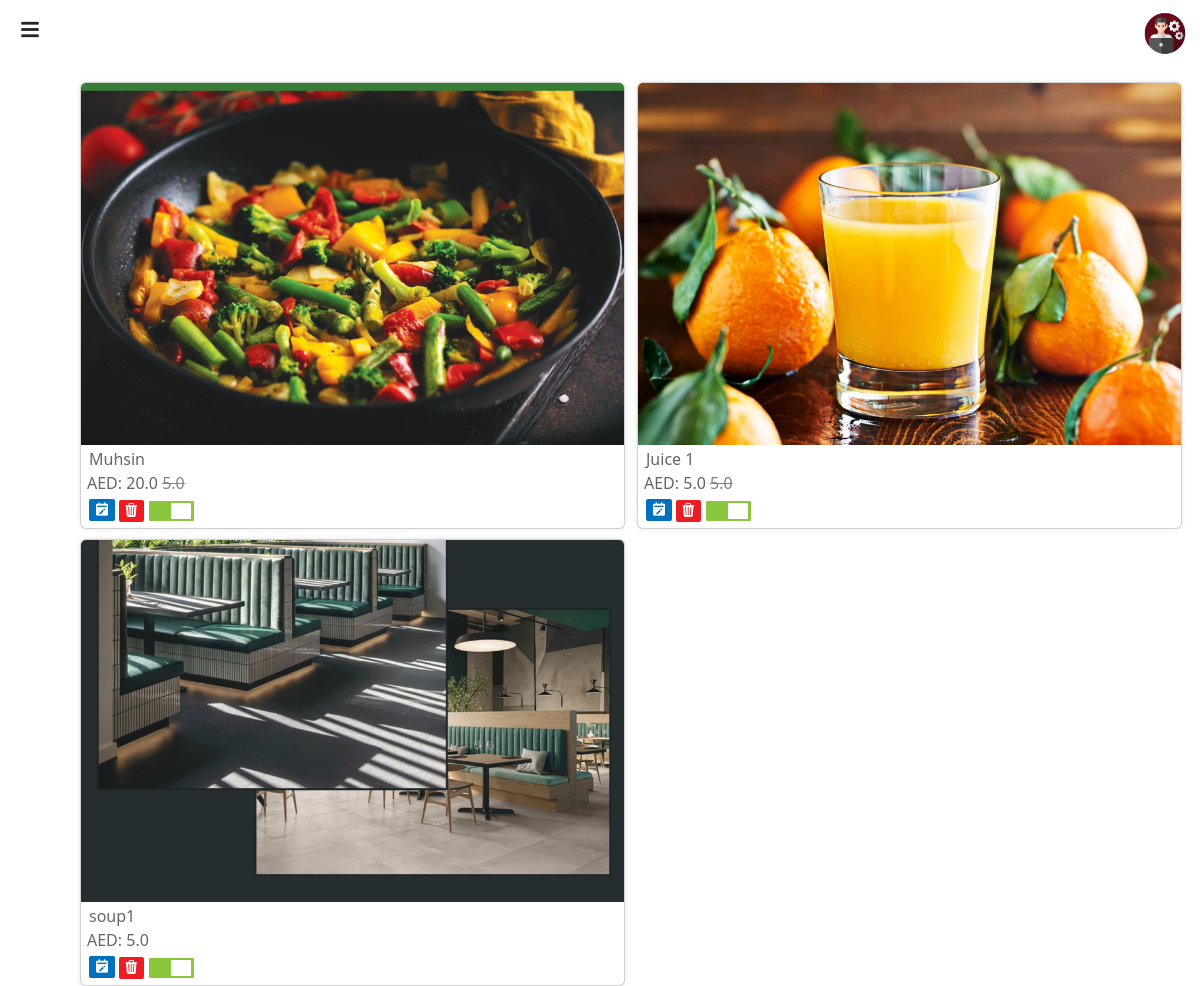
The app's page /product_list/ (signed in) with its own data.
### adminapp/models.py (models this page shows, shortened)
class Product(models.Model):
    name = models.CharField(max_length=100)
    category = models.ManyToManyField(Category)
    image = models.ImageField(upload_to='product_image', null=True)
    description = models.CharField(max_length=100, null=True)
    availability = models.BooleanField(default=False)

class ProductPrice(models.Model):
    product = models.ForeignKey(Product, on_delete=models.CASCADE)
    name = models.CharField(max_length=50)
    actual_price = models.FloatField()
    discount_price = models.FloatField(null=True, blank=True)
    tax = models.DecimalField(max_digits=5, decimal_places=2)

### adminapp/views.py (the view)
# urls.py: path('product_list/', views.product_list, name='product_list'),
@login_required
def product_list(request):
    products = Product.objects.all()
    return render(request, 'product_list.html', {'products': products})

### adminapp/templates/product_list.html (shortened to what this page needs)
<!DOCTYPE html>
{% load static %}
<html lang="en">
<head>
    <link href="https://cdn.jsdelivr.net/npm/bootstrap@5.3.0-alpha3/dist/css/bootstrap.min.css" rel="stylesheet">
    <link rel="stylesheet" href="https://cdn.jsdelivr.net/npm/bootstrap-icons@1.10.5/font/bootstrap-icons.css">
    <link href='https://unpkg.com/boxicons@2.1.4/css/boxicons.min.css' rel='stylesheet'>
	<link rel="stylesheet" href="https://cdnjs.cloudflare.com/ajax/libs/font-awesome/5.15.4/css/all.min.css">
</head>
<body>
    <header>
        <div class="menu-icon" id="menuIcon">
            <i class="fas fa-bars"></i>
        </div>
        <div class="admin-profile">
            <img src="{% static 'images/admin.png' %}" alt="Image" width="50px" style="padding-top: 10px; margin-right: 10px;">
        </div>
    </header>
	<div class="container">
		<div class="row">
			{% for product in products %}
				<div class="col-md-6 col-lg-3 col-xs-6">
					<div class="card">
						<a href="{% url 'product_detail' product.id %}">
							<img src="{{ product.image.url }}" class="card-img-top" alt="">
						</a>
						<div class="card-body" style="padding: 0px;">
							<div class="card-text">
								<a href="{% url 'product_detail' product.id %}" style="color: #666666; font-weight: 500;">{{ product.name }}</a>
							</div>
							<div style="margin-left: 6px; color: #666666;">
								AED:
								{% if product.productprice_set.first.discount_price %}
								  <span>{{ product.productprice_set.first.discount_price }}</span>
								  <span style="color: #82847e; text-decoration: line-through; padding-left: 0px;">{{ product.productprice_set.first.actual_price }}</span>
								{% else %}
								  <span>{{ product.productprice_set.first.actual_price }}</span>
								{% endif %}
							</div>
						</div>
						<div class="card-body" style="padding: 0px;">
							<div class="buttons">
								<span>
									<a href="{% url 'edit_product' product.id %}">
										<i class='bx bxs-calendar-edit' style="background-color: #0071bc; color: #fff; padding-top: 2px;
																				padding-bottom: 4px; padding-left: 5px; padding-right: 5px;
																				border-radius: 2px;">
										</i>
									</a>
								</span>
								<span>
									<a href="{% url 'product_delete' product.id %}" onclick="return confirm('Do you want to logout this page?')">
										<i class='bi bi-trash3-fill' style="background-color: #ed1c24; color: #fff; padding-top: 1px;
																				padding-bottom: 2px; padding-left: 5px; padding-right: 2px;
																				border-radius: 2px; font-size: 14px;">
										</i>
									</a>
								</span>
								<span style="padding-left: 5px;">
									<label class="switch">
										<span class="slider round"></span>
									</label>
								</span>
							</div>
						</div>
					</div>
				</div>
			{% endfor %}
		</div>
		</div>
</body>
</html>

### adminapp/templates/product_list.html (style rules this page uses)
body { margin: 0; padding: 0; }
.menu-icon { display: flex; justify-content: center; align-items: center; width: 40px; height: 30px; cursor: pointer; position: fixed; top: 15px; left: 10px; z-index: 100; }
.menu-icon i { font-size: 20px; }
.admin-profile { display: flex; justify-content: end; }
@media (max-width: 1300px) { .col-xs-6 { flex: 0 0 50%; max-width: 50%; padding-right: 0px; } }
.container { margin-right: 0px; margin-top: 15px; padding-left: 120px; padding-right: 30px; }
.card { margin-top: 10px; box-shadow: 0 0 5px rgba(0, 0, 0, 0.1); }
.card-text { padding-left: 8px; padding-top: 2px; }
.card-body a { text-decoration: none; }
@media (max-width: 1300px) { .container { padding-left: 20px; } }
.buttons { padding-left: 8px; padding-top: 3px; margin-bottom: 6px; }
.switch { position: relative; display: inline-block; width: 45px; height: 20px; }
.slider { position: absolute; cursor: pointer; top: 3px; left: 0; right: 0; bottom: -3px; background-color: #ccc; border-radius: 1px; transition: .4s; }
.slider:before { position: absolute; content: ""; height: 16px; width: 20px; left: 2px; bottom: 2px; background-color: white; border-radius: 1px; transition: .4s; }
input:checked + .slider { background-color: #8cc63f; }
input:checked + .slider:before { transform: translateX(20px); }

### records on screen
Product: image (picture), name "Muhsin", productprice_set.first.discount_price "20.0", productprice_set.first.actual_price "5.0"
Product: image (picture), name "Juice 1", productprice_set.first.discount_price "5.0", productprice_set.first.actual_price "5.0"
Product: image (picture), name "soup1", productprice_set.first.actual_price "5.0"
